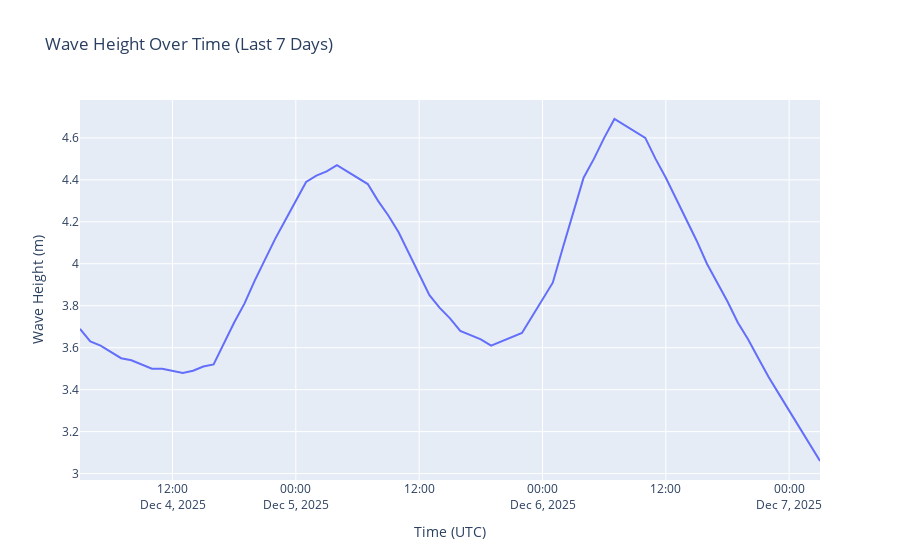

Notebook code cell kept with this figure:
### Code cell
fig = px.line(
    pdf,
    x="timestamp",
    y="WAVE_HEIGHT",
    title="Wave Height Over Time (Last 7 Days)",
    labels={"timestamp": "Time (UTC)", "WAVE_HEIGHT": "Wave Height (m)"}
)
fig.show()
